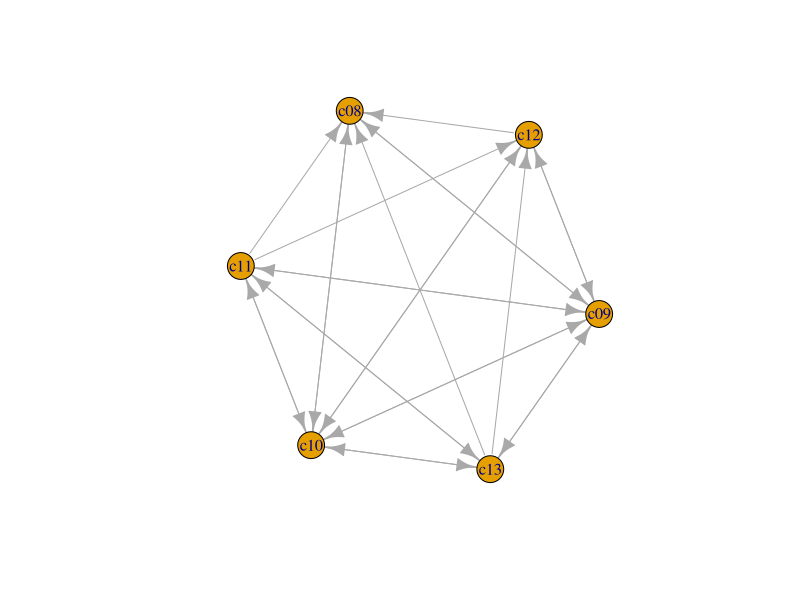
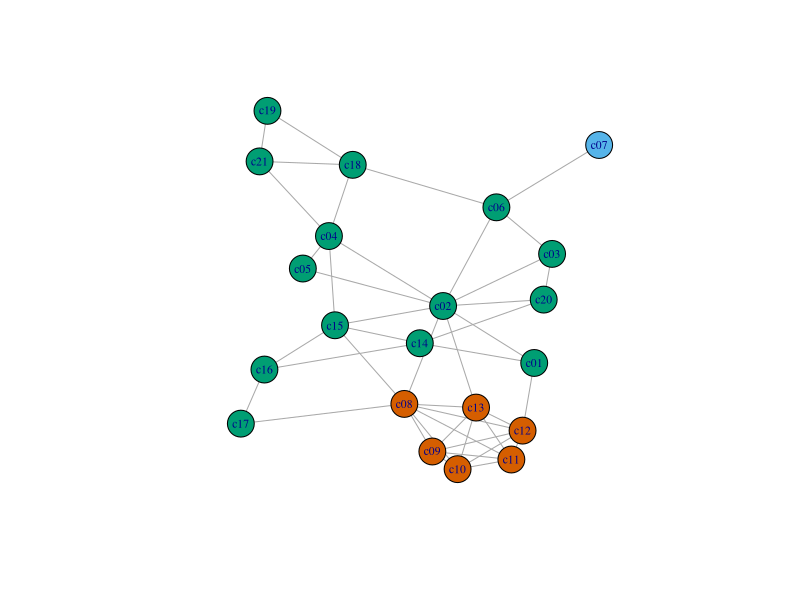
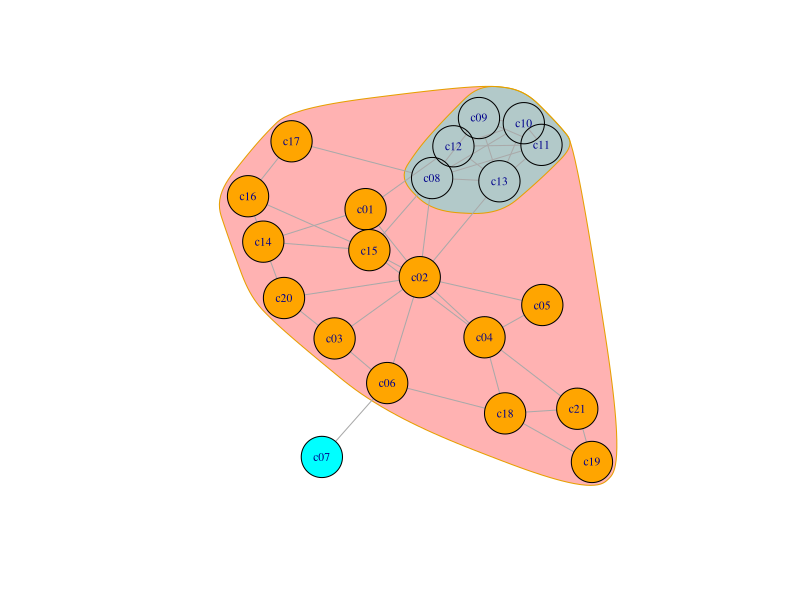
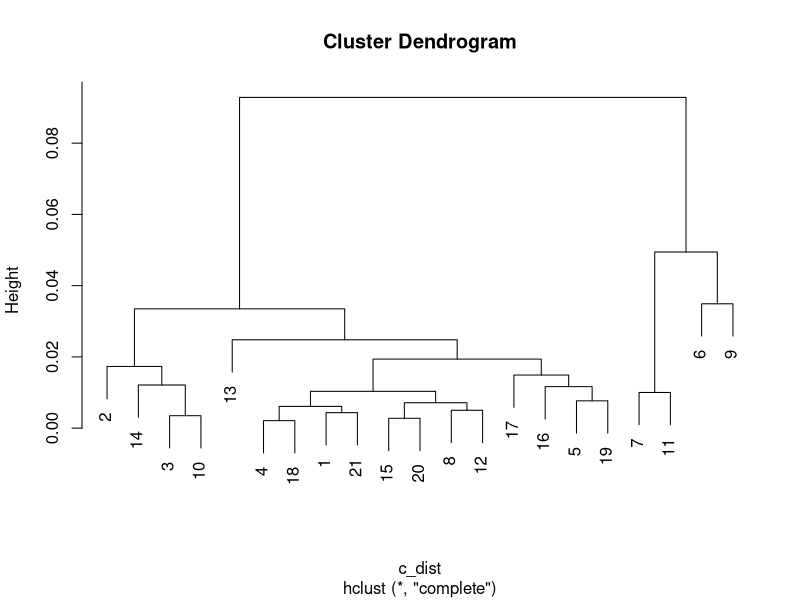
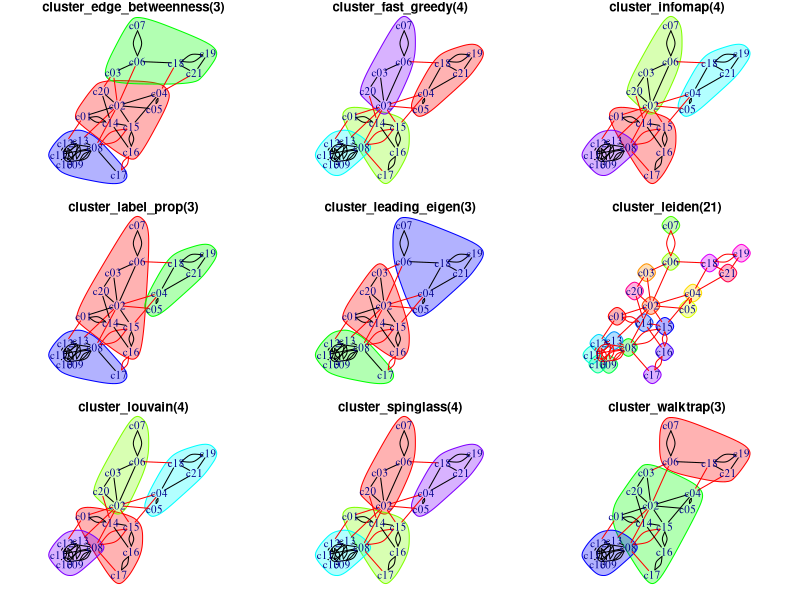
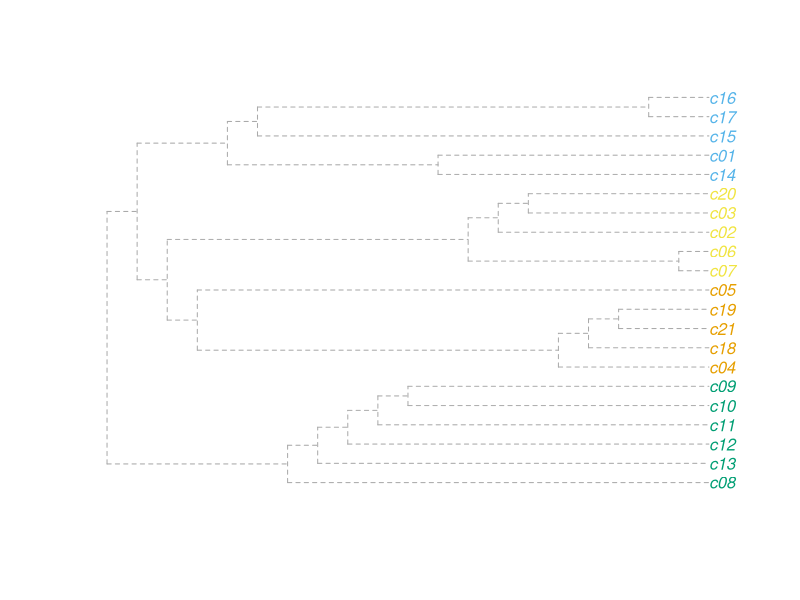

R code for these plots, in order:
####################################
#               제 6 장             #
####################################

## 결속집단
### edge리스트로 되어 있는 csv 파일 읽기
net_informal <- read.csv('files/company_c_informal_edges.csv')
### 연결망 그래프로 전환  
library(igraph)
g_informal <- graph_from_data_frame(net_informal, directed = TRUE)
### 5개 노드로 구성되어 있는 결속집단 갯수 구하기 
length(cliques(g_informal, min=5))
### 6개 노드로 구성되어 있는 결속집단 갯수 구하기 
length(cliques(g_informal, min=6))
### 결속집단 찾기(minimum 6개 이상의 노드)
cliq <- cliques(g_informal, min=6)
print(cliq)
### 중첩되지 않은 결속집단 찾기  
max_cliques(g_informal, min=3)
### 중첩되지 않은 결속집단의 갯수 세기 
count_max_cliques(g_informal, min=3)
### 가장 큰 결속집단 찾기
largest_clique <- largest_cliques(g_informal)
print(largest_clique)
### g_informal 그래프에서 largest_clique 찾아서 그래프로 그리기
largest_clique <- induced_subgraph(g_informal, largest_clique[[1]])
plot(largest_clique, layout=layout.kamada.kawai(largest_clique))

## k-cores
### 방향성없는 연결망으로 변환하기 
g_informal <-  graph_from_data_frame(net_informal, directed = FALSE)
g_informal_s <- simplify(g_informal)

### k-core 개체 추출
kcore <- coreness(g_informal_s)    
print(kcore)

### k-core 시각화하기 
V(g_informal_s)$core <- kcore      # k-cores 값을 노드 속성 core로 추가 
plot(g_informal_s, vertex.color=V(g_informal_s)$core+1, 
     vertex.label.cex = 0.7) # 시각화

## Cohesive block
cohesive_blks <- cohesive_blocks(g_informal_s)
cohesive_blks
plot(cohesive_blks, g_informal_s, vertex.label=V(g_informal_s)$name, 
      vertex.size=24, vertex.size2=8, vertex.label.cex = 0.7,
      mark.border=1, colbar=c(NA, 'cyan','orange') )

## 구성집단
### 강한 구성집단 
components(g_informal, mode = 'strong')
### 약한 구성집단 membership
components(g_informal, mode = 'weak')$membership
### 2중 구성집단
biconnected_components(g_informal)

## 군집 분석
att <- read.csv('files/company_c_att.csv')
(att_matrix <- as.matrix(att))

c_dist <- dist(1- cor(t(att_matrix)))
hc <- hclust(c_dist, method = 'complete')
plot(hc)

### 군집 갯수 정하기
g25 <- cutree(hc, k = 2:5) # 군집을 2~5개로 나눠보기
g25
table(grp2 = g25[,"2"], grp5 = g25[,"5"])

## 커뮤니티 탐색
### igraph 함수 중 "cluster_"로 시작하는 함수들을 리스트로 저장하기 
clusters <- grep("^cluster_", ls("package:igraph"), value=TRUE)
### 위의 리스트에서 특정 함수명 제거하기 
clusters <- clusters[!grepl("fluid_communities|cluster_optimal", 
                        clusters)]
### layout_with_fr로 레이아웃 고정시켜기 
l = layout_with_fr(g_informal_s)
### 이미지 분할(3*3) 및 여백 설정 
par(mfrow=c(3,3), mar=c(1,1,1,1))
### cluster_ 함수 반복 실행 및 시각화 
for(cluster in clusters) {
  c <- do.call(cluster, list(simplify(g_informal_s))) 
  plot(c, 
        g_informal, vertex.shape="none",  
        edge.arrow.mode=0, 
        layout=l, 
        main=paste0(cluster,"(",max(c$membership), ")")) }
dev.off()

### 덴드로그램으로 커뮤니티 표현하기 
graph_cl <- cluster_fast_greedy(simplify(g_informal_s))
plot_dendrogram(graph_cl)


